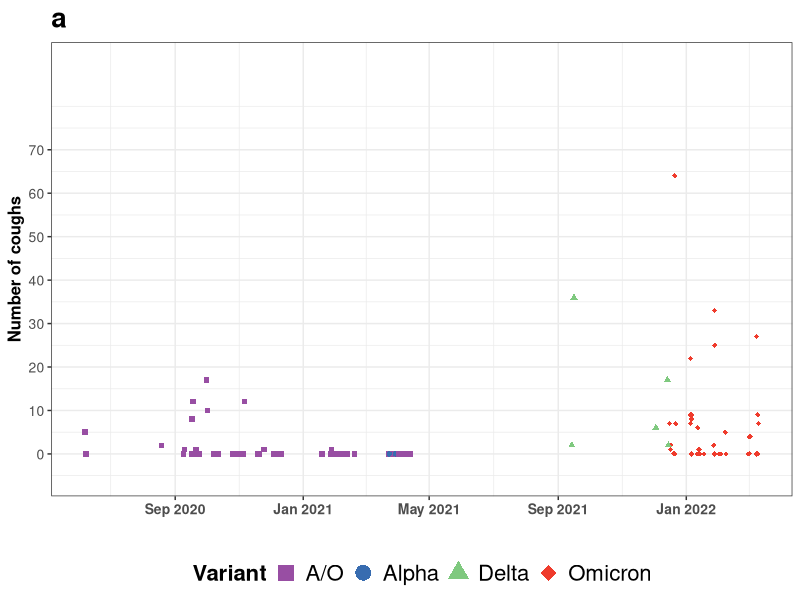
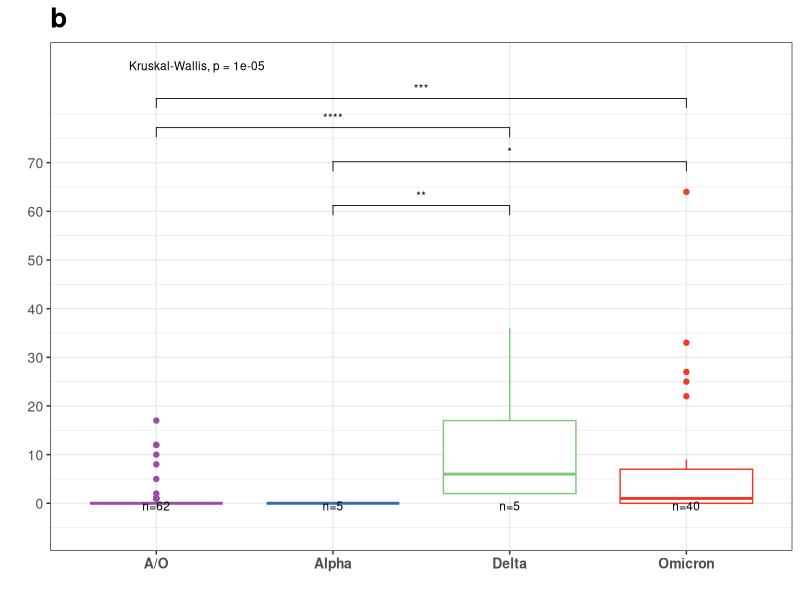
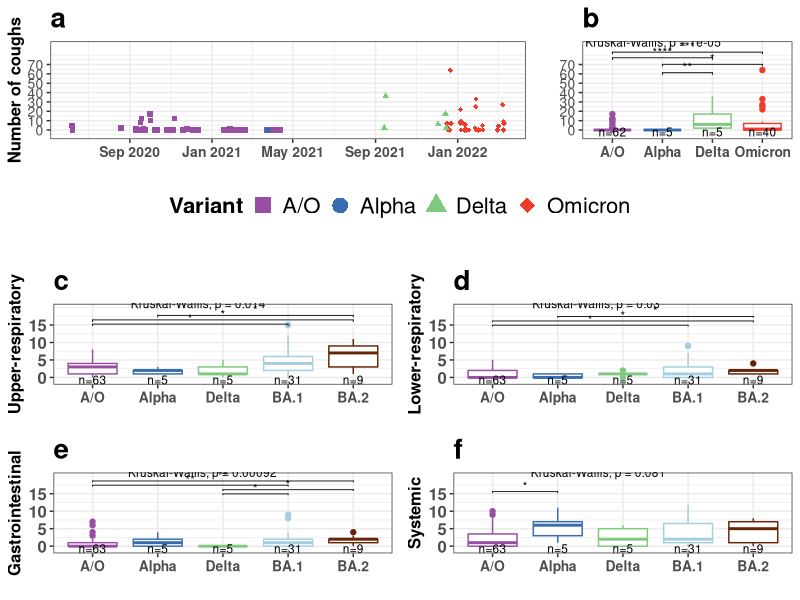
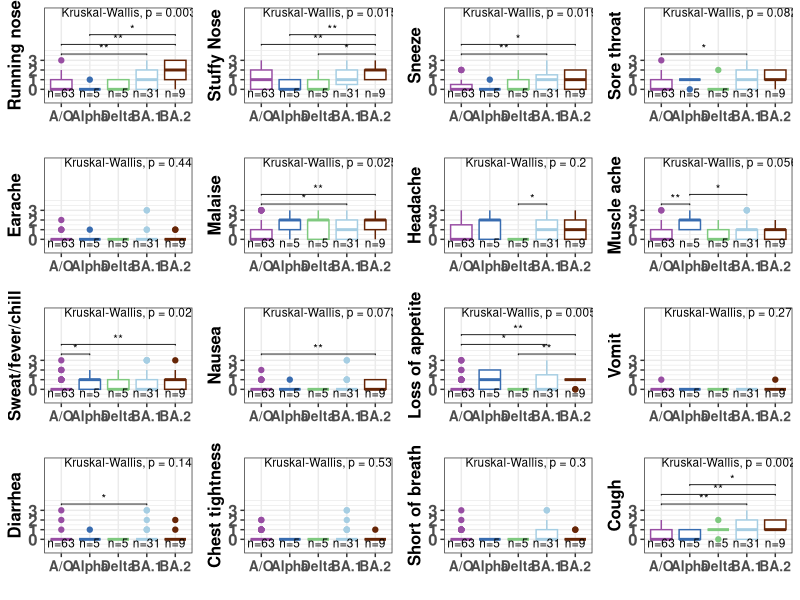

Reproduce these figures in R, in order.
## ---- chunk 1
knitr::opts_chunk$set(echo = TRUE)
library(tidyverse)
library(ggpubr)
library(grid)
library(gridExtra)
set.seed(42)
## ---- chunk 2
# Theme for display parameters

scale_color_variant <- scale_color_manual(values = c("A/O"= "#984ea3",
                                                     "Alpha"="#386cb0",
                                                     "Delta"="#7fc97f",
                                                     "Omicron" = "#ef3b2c"))
scale_shape_variant <- scale_shape_manual(values = c("A/O" = 15,
                                                     "Alpha"=16,
                                                     "Delta"=17,
                                                     "Omicron" = 18))

scale_color_variant3 <- scale_color_manual(values = c("A/O" = "#984ea3",
                                                     "Alpha"="#386cb0",
                                                     "Delta"="#7fc97f",
                                                     "BA.1" = "#a6cee3",
                                                     "BA.2" = "#662506"))
scale_shape_variant3 <- scale_shape_manual(values = c("A/O" = 15,
                                                     "Alpha"=16,
                                                     "Delta"=17,
                                                     "BA.1" = 18,
                                                     "BA.2" = 19))

## ---- chunk 3
spr_before_raw <- read.csv(file = "../working_files/manuscript_1_all_61_nonpaired_pcr_sx_spr.csv")
spr_before_raw <- spr_before_raw %>% filter(days_past_onset<6|is.na(days_past_onset))

spr_raw <- read.csv(file = "../working_files/nonpaired_pcr_sx_spr.csv")
spr_raw <- spr_raw %>% filter(days_past_onset<6|is.na(days_past_onset))

spr <- spr_raw %>% mutate(variant2 = if_else(seq_variant %in% c("Omicron BA.1.1","Omicron BA.1", "Omicron BA.2"), "Omicron", seq_variant))
spr <- spr %>% mutate(variant3 = ifelse(seq_variant %in% c("Omicron BA.1.1","Omicron BA.1"), "BA.1", ifelse(seq_variant=="Omicron BA.2", "BA.2", seq_variant)))

spr_before <- spr_before_raw %>%
  mutate(subject_id = as.factor(study_id),
         days_past_onset = as.factor(days_past_onset),
         variant2 = if_else(S.gene.dropout == "TRUE", "Alpha", "A/O")) %>% 
  mutate(seq_variant = variant2,
         variant3 = variant2) 
length(unique(spr_before$subject_id))


before_sub <- spr_before %>% 
  select(subject_id, sample_date, days_past_onset, variant2, variant3, seq_variant, nose_run,nose_stuf,sneeze,throat_sr,earache,malaise,headache,mj_ache,sw_fever_chill,nausea,loa,vomit,diarrhea,chest_tight,sob,cough,ur,lr,gi,sys) %>%
  unique()

spr <- spr %>%
  mutate(subject_id = as.factor(subject_id),
         days_past_onset = as.factor(days_past_onset))

now_sub <- spr %>% 
  select(subject_id, sample_date, days_past_onset, variant2, variant3, seq_variant, nose_run,nose_stuf,sneeze,throat_sr,earache,malaise,headache,mj_ache,sw_fever_chill,nausea,loa,vomit,diarrhea,chest_tight,sob,cough,ur,lr,gi,sys) %>% 
  unique()

symptom_total <- bind_rows(now_sub,before_sub)

symptom_total <- symptom_total %>% 
  mutate(variant2 = factor(variant2, 
                          levels = c("A/O", "Alpha", "Delta", "Omicron"),
                          labels = c("A/O", "Alpha", "Delta", "Omicron"))) %>% 
  mutate(variant3 = factor(variant3, 
                          levels = c("A/O", "Alpha", "Delta", "BA.1","BA.2"),
                          labels = c("A/O", "Alpha", "Delta",  "BA.1","BA.2")))

symptom_total <- symptom_total %>% mutate(omicron = if_else(variant2 == "Omicron", "Yes", "No"))
## ---- chunk 4
stat_box_data <- function(y, upper_limit = 9.085) {
  data.frame(
    y = -0.02 * upper_limit,
    label = paste0('n=', length(y), '\n')
  )
}

symptom_total <- symptom_total %>% mutate(sample_date2 = as.Date(sample_date, origin="1970-01-01"))
variables <- colnames(symptom_total[,7:26])
variables_names <- c("Running nose", "Stuffy Nose", "Sneeze", "Sore throat", "Earache", "Malaise", "Headache", "Muscle ache", "Sweat/fever/chill","Nausea", "Loss of appetite", "Vomit", "Diarrhea", "Chest tightness", "Short of breath", "Cough", "Upper-respiratory", "Lower-respiratory", "Gastrointestinal", "Systemic")


compare <- list(c("A/O","Alpha"),c("Alpha","Delta"), c("Delta","BA.1"),c("BA.1","BA.2"),
               c("A/O","Delta"),c("Delta","BA.2"), 
               c("Alpha","BA.1"),
               c("A/O","BA.1"),
               c("Alpha","BA.2"),
               c("A/O","BA.2"))

label_compare = c(3,3,3,3,
                  3.5,3.5,
                  4,
                  4.5,
                  5,
                  5.5)

#The comparisons need to be defined individually and change everytime we run the code for new dataset
#This will be defined based on the results from line 198-219
compare_1 <- list(c("A/O","BA.1"), c("A/O","BA.2"), c("Alpha", "BA.2"))
label_compare_1 = c(3.5,4.5,5.5)

compare_2 <- list(c("Delta","BA.2"), c("A/O","BA.2"), c("Alpha", "BA.2"))
label_compare_2 = c(3.5,4.5,5.5)

compare_3 <- list(c("A/O","BA.1"), c("A/O","BA.2"))
label_compare_3 = c(3.5,4.5)

compare_4 <- list(c("A/O","BA.1"))
label_compare_4 = c(3.5)

compare_5 <- list()
label_compare_5 = c()

compare_6 <- list(c("A/O","BA.1"), c("A/O","BA.2"))
label_compare_6 = c(3.5,4.5)

compare_7 <- list(c("Delta","BA.1"))
label_compare_7 = c(3.5)

compare_8 <- list(c("A/O","Alpha"), c("Alpha","BA.1"))
label_compare_8 = c(3.5,4.5)

compare_9 <- list(c("A/O","Alpha"), c("A/O","BA.2"))
label_compare_9 = c(3.5,4.5)

compare_10 <- list(c("A/O","BA.2"))
label_compare_10 = c(3.5)

compare_11 <- list(c("Delta","BA.2"),c("A/O","BA.1"),
                   c("A/O","BA.2"))
label_compare_11 =  c(3.5,4.5,5.5)

compare_12 <- list()
label_compare_12 = c()

compare_13 <- list(c("A/O","BA.1"))
label_compare_13 = c(3.5)

compare_14 <- list()
label_compare_14 = c()

compare_15 <- list()
label_compare_15 = c()

compare_16 <- list(c("A/O","BA.1"), c("A/O","BA.2"),c("Alpha","BA.2"))
label_compare_16 = c(3.5,4.5,5.5)

symptom_by_variant_by_day3 <- function(virus, symptom, symptom_name, comparison, label_comparison){
  plot <- symptom_total %>% 
  ggplot(aes(x = eval(parse(text=virus)), y = eval(parse(text=symptom))))+
  geom_boxplot(aes(color=eval(parse(text=virus))),show.legend = FALSE)+
  stat_summary(
    fun.data = stat_box_data, 
    geom = "text", 
    hjust = 0.5,
    vjust = 0.9,
    size=3,
    position = position_dodge(0.9)
  ) + 
  stat_compare_means(comparisons = comparison,size=3, label ="p.signif", label.y = label_comparison)+
  stat_compare_means(label.y=7.5, label.x = "Alpha", size=3)+
  coord_cartesian(ylim = c(-1, 8), expand = TRUE)+
  scale_y_continuous(breaks=c( 0,1,2,3))+
  theme_bw()+
  scale_shape_variant3+
  scale_color_variant3+
    labs(x= " ", 
       y=symptom_name,
       color = "Variant",
       shape = "Variant")+
  theme(axis.text.x=element_text(size = 10, face='bold', angle = 0),
        axis.text.y=element_text(size = 12, face='bold'),
        axis.title.y=element_text(size=12, face='bold'),
        legend.text = element_text(size = 16),
        legend.title = element_text(size = 16, face='bold'))
  return(plot)
}
## ---- chunk 5
individual_symptom<- ggarrange(
  symptom_by_variant_by_day3("variant3", variables[1], variables_names[1], compare_1, label_compare_1), 
  symptom_by_variant_by_day3("variant3", variables[2], variables_names[2], compare_2, label_compare_2),
  symptom_by_variant_by_day3("variant3", variables[3], variables_names[3], compare_3, label_compare_3), 
  symptom_by_variant_by_day3("variant3", variables[4], variables_names[4], compare_4, label_compare_4), 
  symptom_by_variant_by_day3("variant3", variables[5], variables_names[5], compare_5, label_compare_5), 
  symptom_by_variant_by_day3("variant3", variables[6], variables_names[6], compare_6, label_compare_6), 
  symptom_by_variant_by_day3("variant3", variables[7], variables_names[7], compare_7, label_compare_7), 
  symptom_by_variant_by_day3("variant3", variables[8], variables_names[8], compare_8, label_compare_8), 
  symptom_by_variant_by_day3("variant3", variables[9], variables_names[9], compare_9, label_compare_9), 
  symptom_by_variant_by_day3("variant3", variables[10], variables_names[10], compare_10, label_compare_10), 
  symptom_by_variant_by_day3("variant3", variables[11], variables_names[11], compare_11, label_compare_11), 
  symptom_by_variant_by_day3("variant3", variables[12], variables_names[12], compare_12, label_compare_12), 
  symptom_by_variant_by_day3("variant3", variables[13], variables_names[13], compare_13, label_compare_13), 
  symptom_by_variant_by_day3("variant3", variables[14], variables_names[14], compare_14, label_compare_14), 
  symptom_by_variant_by_day3("variant3", variables[15], variables_names[15], compare_15, label_compare_15), 
  symptom_by_variant_by_day3("variant3", variables[16], variables_names[16], compare_16, label_compare_16), 
                      ncol=4, nrow=4)

ggsave(individual_symptom,filename="../output/si_fig9b_box_sx_all_lte_5days.png",device="png",width=11,height=7.77,units="in")
## ---- chunk 6
compare_17 <- list(c("A/O","BA.1"), c("A/O","BA.2"), c("Alpha", "BA.2"))
label_compare_17 = c(14.5, 15.7, 17)

compare_18 <- list(c("A/O","BA.1"), c("A/O","BA.2"), c("Alpha", "BA.2"))
label_compare_18 = c(14.5, 15.7, 17)

compare_19 <- list(c("Delta","BA.1"),c("Delta","BA.2"),
                   c("A/O","BA.1"),c("A/O","BA.2"))
label_compare_19 = c(14.5,
                     15.7,
                     17,
                     18.2)

compare_20 <- list(c("A/O","Alpha"))
label_compare_20 = c(15)

symptom_by_variant_by_day4 <- function(virus, symptom, symptom_name, comparison, label_comparison, note_text){
  plot <- symptom_total %>% 
  ggplot(aes(x = eval(parse(text=virus)), y = eval(parse(text=symptom))))+
  geom_boxplot(aes(color=eval(parse(text=virus))),show.legend = TRUE)+
  scale_y_continuous(breaks=c( 0,5,10,15))+
  coord_cartesian(ylim = c(-1, 20), expand = TRUE)+
  stat_summary(
    fun.data = stat_box_data, 
    geom = "text", 
    hjust = 0.5,
    vjust = 0.9,
    size=3,
    position = position_dodge(0.9)
  ) +
  stat_compare_means(label.y=19.8, label.x = "Alpha", size=3)+
  stat_compare_means(comparisons = comparison,size=3, label ="p.signif", label.y = label_comparison)+
  ggtitle(note_text)+
  theme_bw()+
  scale_shape_variant3+
  scale_color_variant3+
    labs(x= " ", 
       y=symptom_name,
       color = "Variant",
       shape = "Variant")+
  theme(axis.text.x=element_text(size = 10, face='bold', angle = 0),
        axis.text.y=element_text(size = 12, face='bold'),
        axis.title.y=element_text(size=12, face='bold'),
        legend.text = element_text(size = 16),
        legend.title = element_text(size = 16, face='bold'),
        plot.title = element_text(size = 20, face = "bold"))+
   guides(shape = guide_legend(override.aes = list(size = 5)))+
  theme(legend.position="bottom")
  return(plot)
}

## ---- chunk 7
spr <- spr_raw %>% mutate(variant2 = if_else(seq_variant %in% c("Omicron BA.1.1","Omicron BA.1", "Omicron BA.2"), "Omicron", seq_variant))
spr <- spr %>% mutate(variant3 = ifelse(seq_variant %in% c("Omicron BA.1.1","Omicron BA.1"), "BA.1", ifelse(seq_variant=="Omicron BA.2", "BA.2", seq_variant)))

spr_before <- spr_before_raw %>%
  filter(sample_type %in% c("G-II Fine Aerosol")) %>% 
  mutate(subject_id = as.factor(study_id),
         days_past_onset = as.factor(days_past_onset),
         variant2 = if_else(S.gene.dropout == "TRUE", "Alpha", "A/O")) %>% 
  mutate(seq_variant = variant2,
         variant3 = variant2)
length(unique(spr_before$subject_id))

before_sub <- spr_before %>% 
  select(subject_id, sample_date, sample_type, days_past_onset, variant2, variant3, seq_variant, cough_count)

spr <- spr %>%
  filter(sample_type %in% c("G-II Fine Aerosol")) %>% 
  mutate(subject_id = as.factor(subject_id),
         days_past_onset = as.factor(days_past_onset))

now_sub <- spr %>% 
  select(subject_id, sample_date, sample_type, days_past_onset, variant2, variant3, seq_variant, cough_count) 

breath_total <- bind_rows(now_sub,before_sub)

breath_total <- breath_total %>% 
  mutate(variant2 = factor(variant2, 
                          levels = c("A/O", "Alpha", "Delta", "Omicron"),
                          labels = c("A/O", "Alpha", "Delta", "Omicron"))) %>% 
  mutate(variant3 = factor(variant3, 
                          levels = c("A/O", "Alpha", "Delta", "BA.1","BA.2"),
                          labels = c("A/O", "Alpha", "Delta",  "BA.1","BA.2")))

breath_total <- breath_total %>% mutate(omicron = if_else(variant2 == "Omicron", "Yes", "No"))
## ---- chunk 8
breath_total <- breath_total %>% mutate(sample_date2 = as.Date(sample_date, origin="1970-01-01"))

cough_by_variant_by_day1 <- breath_total %>% 
  ggplot(aes(x = sample_date2, y = cough_count))+
  geom_point(aes(color=variant2, shape = variant2))+
  scale_y_continuous(breaks=c( 0,10,20,30,40,50,60,70))+
  coord_cartesian(ylim = c(-5, 90), expand = TRUE)+
  theme_bw()+
  scale_shape_variant+
  scale_color_variant+
  scale_x_date(date_labels = "%b %Y", breaks = "4 month")+
  labs(x= " ", 
       y="Number of coughs",
       color = "Variant",
       shape = "Variant")+
  ggtitle("a")+
  theme(axis.text.x=element_text(size = 10, face='bold', angle = 0),
        axis.text.y=element_text(size = 10),
        axis.title.y=element_text(size=12, face='bold'),
        legend.text = element_text(size = 16),
        legend.title = element_text(size = 16, face='bold'),
        plot.title=element_text(size=20, face="bold"))+
   guides(shape = guide_legend(override.aes = list(size = 5)))+
  theme(legend.position="bottom")
cough_by_variant_by_day1
## ---- chunk 9
compare_all <- list(c("A/O", "Alpha"), c("Delta", "Omicron"), c("Alpha","Delta"), c("Omicron", "Alpha"), c("Delta", "A/O"), c("Omicron", "A/O"))
label_compare_all <- c(40, 50, 58,67,74,80)

compare<- list(c("Alpha","Delta"), c("Omicron", "Alpha"), c("Delta", "A/O"), c("Omicron", "A/O"))
label_compare = c(58,67,74,80)
## ---- chunk 10
cough_by_variant_by_day2 <- breath_total%>% 
  ggplot(aes(x = variant2, y = cough_count))+
  geom_boxplot(aes(color = variant2),show.legend = FALSE)+
  labs(x= " ", 
       y=" ")+
  stat_summary(
    fun.data = stat_box_data, 
    geom = "text", 
    hjust = 0.5,
    vjust = 0.9,
    size=3,
    position = position_dodge(0.9)
  ) + 
  scale_y_continuous(breaks=c( 0,10,20,30,40,50,60,70))+
  coord_cartesian(ylim = c(-5, 90), expand = TRUE)+
  stat_compare_means(comparisons = compare,size=3, label ="p.signif", label.y = label_compare)+
  stat_compare_means(label.y=89, label.x = "A/O", size=3)+
  theme_bw()+
  scale_shape_variant+
  scale_color_variant+
  ggtitle("b")+
  theme(axis.text.x=element_text(size = 10, face='bold', angle = 00),
        axis.text.y=element_text(size = 10),
        legend.text = element_text(size = 16),
        legend.title = element_text(size = 16, face='bold'),
        plot.title=element_text(size=20, face="bold"))

cough_by_variant_by_day2
## ---- chunk 11

cough<- ggarrange(cough_by_variant_by_day1, cough_by_variant_by_day2,
                  ncol = 2, nrow=1,
                  widths = c(2,1),
                  common.legend = T,
                  legend = "bottom",
                  align = "h")
cough

symptom <- ggarrange(symptom_by_variant_by_day4("variant3", variables[17], variables_names[17], compare_17, label_compare_17,"c"),
                      symptom_by_variant_by_day4("variant3", variables[18], variables_names[18], compare_18, label_compare_18,"d"),
                      symptom_by_variant_by_day4("variant3", variables[19], variables_names[19], compare_19, label_compare_19,"e"),
                      symptom_by_variant_by_day4("variant3", variables[20], variables_names[20], compare_20, label_compare_20,"f"),

                      font.label = list(size = 20, face = "bold"),
                      ncol = 2, nrow=2,
                      common.legend = T,
                      legend = "none",
                      align = "h")
## ---- chunk 12
blank <- grid.rect(gp=gpar(col="white"))
total <- grid.arrange(cough, blank, symptom,
                      ncol=1, nrow=3,
                      heights = c(6,1,9))
total
ggsave(total,filename="../output/si_fig8b_box_comp_sx_lte_5days.png",device="png",dpi=300, width=10,height=11,units="in")
# ggsave(total,filename="../output/si_fig8b_box_comp_sx_lte_5days.tiff",device="tiff",dpi=600, width=10,height=11,units="in")  # was originally in manuscript but got moved to SI
